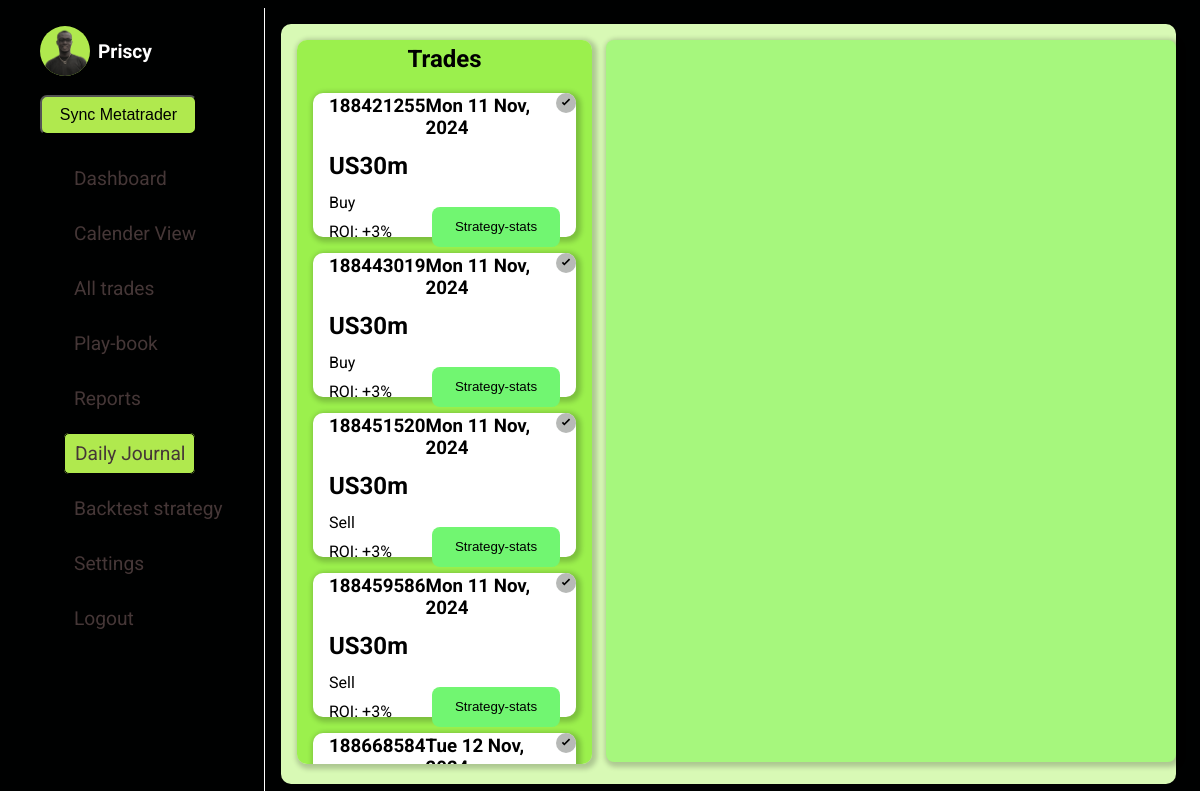
Page /daily-journal (signed in) on the committed database.
### forexJournal/models.py (models this page shows, shortened)
class TradesModel(models.Model):
    user = models.ForeignKey(settings.AUTH_USER_MODEL, on_delete=models.CASCADE, related_name="trades", default=1)
    ticket = models.IntegerField(null=False, unique=True)
    opening_time = models.DateTimeField()
    closing_time = models.DateTimeField()
    order_type = models.CharField(null=False, blank=False, max_length=10)
    lot_size = models.DecimalField(decimal_places=4, max_digits=7)
    original_position_size = models.DecimalField(decimal_places=4, max_digits=7)
    symbol = models.CharField(max_length=20)
    opening_price = models.DecimalField(decimal_places=6, max_digits=12)
    closing_price = models.DecimalField(decimal_places=6, max_digits=12)
    stop_loss = models.DecimalField(decimal_places=6, max_digits=12)
    take_profit = models.DecimalField(decimal_places=6, max_digits=12)
    commission_usd = models.DecimalField(decimal_places=4, max_digits=8)
    swap_usd = models.DecimalField(decimal_places=3, max_digits=8)
    profit_usd = models.DecimalField(decimal_places=3, max_digits=20)
    equity_usd = models.CharField(max_length=10)
    margin_level = models.CharField(max_length=10)
    close_reason = models.CharField(max_length=10)
    strategy = models.ForeignKey(StrategyModel, on_delete=models.SET_NULL, null=True, blank=True)
    profit_target = models.DecimalField(max_digits=20, decimal_places=6, null=True, blank=True)
    stop_loss_value = models.DecimalField(max_digits=20, decimal_places=6, null=True, blank=True)
    tags = models.CharField(max_length=50, null=True, blank=True)
    planned_R_Multiple = models.DecimalField(max_digits=5, decimal_places=2, null=True, blank=True)
    notes = models.TextField(null=True, blank=True)

### forexJournal/views.py (the view)
# urls.py: path("daily-journal", views.dailyJournal, name="daily-journal"),
@login_required
def dailyJournal(request):
    logged_in_user = request.user
    trades = TradesModel.objects.filter(user=logged_in_user).order_by("-id")
    trades_dict = trades.values()
    context = {
        "trades": trades_dict
    }
    return render(request, f"{PATH}/dailyJournal.html", context)

### forexJournal/templates/forexJournal/dailyJournal.html (shortened to what this page needs)
{% extends "base.html" %}
{% load static %}
{% block css_files %}
    <link rel="stylesheet" href="{% static 'forexJournal/dailyJournal.css' %}">
    <link href="https://cdn.jsdelivr.net/npm/quill@2.0.2/dist/quill.snow.css" rel="stylesheet" />
{% endblock css_files %}
{% block content %}
    <main>
        <div class="container">
            <h2 class="head-text">Trades</h2>
            <ul class="list-items">
                {% for trade in trades %}
                    <li class="trade-card" data-trade-id="{{ trade.ticket }}" data-trade-profit="{{ trade.profit_usd}}" data-trade-symbol="{{ trade.symbol }}">
                        {% if trade.notes %}
                            <div class="verified-badge">
                                <svg  width="20" height="20" viewBox="0 0 24 24" fill="none" xmlns="http://www.w3.org/2000/svg">
                                    <circle id="" cx="12" cy="12" r="12" fill="lightblue" />
                                    <path d="M10 15l-3-3 1.41-1.41L10 12.17l5.59-5.59L17 8l-7 7z" fill="#000" />
                                </svg>
                            </div>
                        {% else %}
                            <div class="verified-badge">
                                <svg width="20" height="20" viewBox="0 0 24 24" fill="none" xmlns="http://www.w3.org/2000/svg">
                                    <circle cx="12" cy="12" r="12" fill="#b7b9b7" />
                                    <path d="M10 15l-3-3 1.41-1.41L10 12.17l5.59-5.59L17 8l-7 7z" fill="#000" />
                                </svg>
                            </div>
                        {% endif %}
                        <div class="head-items">
                            <h3>{{ trade.ticket}}</h3>
                            <h3 class="date">{{ trade.opening_time|date:"D d M, Y"}}</h3>
                        </div>
                        <h2>{{ trade.symbol }}</h2>
                        <p>{{ trade.order_type|title }}</p>
                        <div class="ending">
                            <p>ROI: +3%</p>
                            <button>Strategy-stats</button>
                        </div>
                    </li>
                {% endfor %}
            </ul>
        </div>
        <div class="journal-area">
        </div>
    </main>
{% endblock content %}

### templates/base.html (shortened to what this page needs)
{% load static %}
<!DOCTYPE html>
<html lang="en">
<head>
    {% block css_files %}{% endblock  %}
    <link rel="stylesheet" href="{% static 'base.css' %}">
    <link rel="stylesheet" href="https://cdnjs.cloudflare.com/ajax/libs/font-awesome/6.5.2/css/all.min.css" />
</head>
<body>
    <section id="first-part">
        <div id="profile">
            <img src="{% static 'forexJournal/images/myimage.png' %}" alt="Profile">
            <h2>{{ user }}</h2>
        </div>
        <button type="button" class="new-trade">Sync Metatrader</button>
        <ul>
            <li class="try"><a href="{% url "forex" %}" class="active" id="dashboard">Dashboard</a></li>
            <li><a href="{% url "All_trades" %}" id="all_trades" class="active">Calender View</a></li>
            <li><a href="{% url "journal" %}" id="journalss" class="active">All trades</a></li>
            <li><a href="{% url "playBook" %}" id="Play_book" class="active">Play-book</a></li>
            <li><a href="{% url "reports" %}" id="reports" class="active">Reports</a></li>
            <li><a href="{% url "daily-journal" %}" id="daily-journal" class="active">Daily Journal</a></li>
            <li><a href="{% url "backtest" %}" id="backtest" class="active">Backtest strategy</a></li>
            <li><a href="{% url "settings" %}" id="settings" class="active">Settings</a></li>
            <li class="logout"><a href="{% url 'logout' %}">Logout</a></li>
        </ul>
    </section>
    {% block content %}
    {% endblock  %}
</body>
</html>

### forexJournal/static/forexJournal/dailyJournal.css (style rules this page uses)
body { font-family: "Roboto", sans-serif; overflow: hidden; color: black; }
#first-part { border-right: 1px solid white; }
main { background: rgb(216, 249, 181); margin: 1rem; margin-bottom: 1rem; height: 95vh; display: flex; gap: 14px; border-radius: 10px; }
.container { margin-top: 1rem; background: #9bf04d; border-radius: 10px; width: 30%; margin-left: 1rem; padding: 1rem; height: 91%; box-shadow: 2px 2px 5px 3px rgba(0, 0, 0, 0.2); overflow: auto; }
.head-text { text-align: center; margin-top: -0.7rem; color: black; }
.list-items { position: relative; color: black; list-style: none; display: flex; flex-direction: column; gap: 1rem; }
.head-items { display: flex; justify-content: space-between; margin-top: -2rem; }
.list-items li { position: relative; margin-left: -2.5rem; border-radius: 10px; padding: 1rem; height: 7rem; background: white; box-shadow: 2px 2px 5px 3px rgba(0, 0, 0, 0.2); transition: transform 0.3s ease-in-out; }
.list-items li h2, .list-items li p { margin-top: -0.4rem; }
.ending { display: flex; justify-content: space-between; align-items: center; }
.ending button { margin-top: -2rem; height: 2.5rem; width: 8rem; border-radius: 8px; background: rgb(113, 246, 113); border: none; cursor: pointer; transition: transform 0.3s ease; }
.verified-badge { position: absolute; top: 0px; right: -4px; width: 24px; height: 24px; }
.head-items .date { padding-right: 0.7rem; }
.journal-area { background: rgb(166, 247, 125); margin: 1rem 0; width: 65%; height: 95%; border-radius: 8px; box-shadow: 2px 2px 5px 3px rgba(0, 0, 0, 0.2); }

### static/base.css (style rules this page uses)
:root { --main-color:#000101; --divBack: hsl(207, 35%, 10%); --selectedColor: #B0E94E; --selectedColor2: #efef05; }
body { color: white; background: var(--main-color); height: 100vh; display: grid; grid-template-columns: 0.8fr 4fr ; }
#first-part { width: 14rem; padding: 1rem; height: 100vh; }
#profile { display: flex; align-items: center; padding-left: 1rem; }
#profile img { margin-right: 2rem; object-fit: cover; object-position: top; width: 50px; height: 50px; border-radius: 50%; background: var(--selectedColor); }
#profile h2 { font-size: 1.2rem; margin-left: -1.5rem; }
.new-trade { width: 70%; height: 2.5rem; margin-left: 1rem; margin-top: 1rem; background-color: var(--selectedColor); font-size: 1rem; border-radius: 7px; }
#first-part ul { list-style: none; margin-top: 2rem; height: 15rem; }
#first-part li { margin-top: 2rem; }
#first-part a { text-decoration: none; color: rgb(69, 55, 55); font-size: 1.2rem; padding-left: 10px; }
li .active { border: 1px solid black; background: var(--selectedColor); padding: 0.5rem; border-radius: 5px; }

### rows in the picture
TradesModel: ticket "188421255", opening_time "Mon 11 Nov, 2024", symbol "US30m", order_type "Buy"
TradesModel: ticket "188443019", opening_time "Mon 11 Nov, 2024", symbol "US30m", order_type "Buy"
TradesModel: ticket "188451520", opening_time "Mon 11 Nov, 2024", symbol "US30m", order_type "Sell"
TradesModel: ticket "188459586", opening_time "Mon 11 Nov, 2024", symbol "US30m", order_type "Sell"
TradesModel: ticket "188668584", opening_time "Tue 12 Nov,…"

### other values in the picture
{{ user }} "Priscy"
